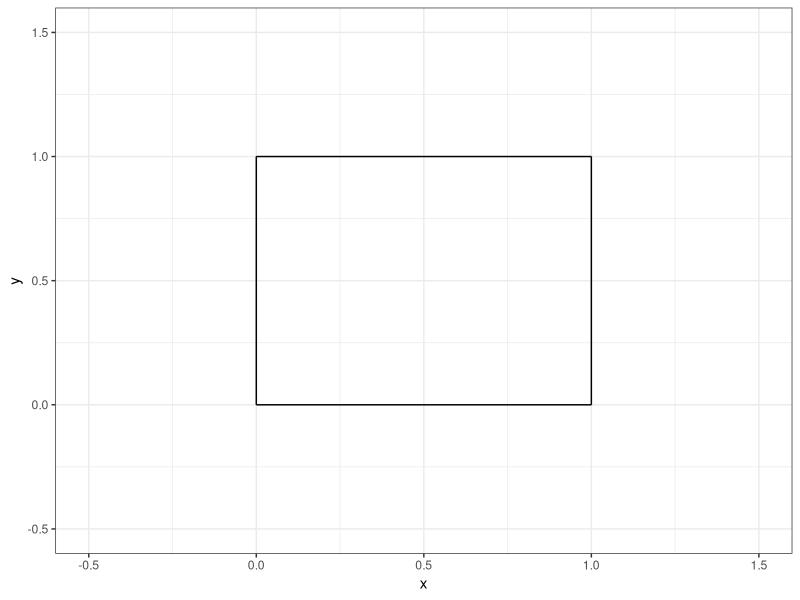
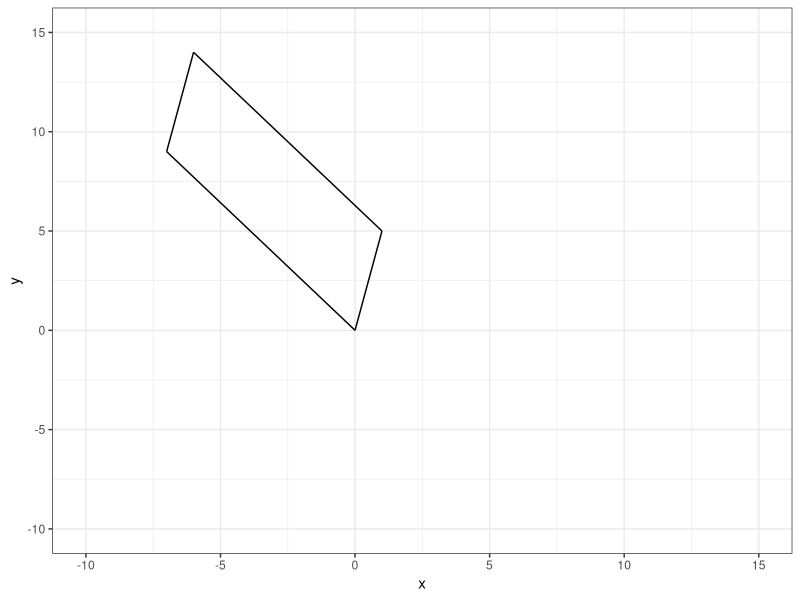

Write the R code that produced these figures, in order.
## ---- chunk 1
#| echo: false

default_chunk_hook  <- knitr::knit_hooks$get("chunk")

latex_font_size <- c("Huge", "huge", "LARGE", "Large", 
                     "large", "normalsize", "small", 
                     "footnotesize", "scriptsize", "tiny")

knitr::knit_hooks$set(chunk = function(x, options) {
  x <- default_chunk_hook(x, options)
  if(options$size %in% latex_font_size) {
    paste0("\n \\", options$size, "\n\n", 
      x, 
      "\n\n \\normalsize"
    )
  } else {
    x
  }
})

## ---- chunk 2
#| label: load-packages
#| include: false
library(tidyverse)
## ---- chunk 3
#| label: fig-unitsquare
#| fig-cap: "The unit square."
#| fig-width: 3
#| fig-height: 3
#| scale: "80%"
#| fig-align: "center"
#| size: "scriptsize"
ggplot() +
  geom_segment(aes(x = 0, xend = 0,
                   y=0, yend = 1))+
  geom_segment(aes(x = 0, xend = 1,
                   y=1, yend = 1))+
  geom_segment(aes(x = 1, xend = 1,
                   y=0, yend = 1))+
  geom_segment(aes(x = 0, xend = 1,
                   y=0, yend = 0)) +
  theme_bw() + 
  xlim(-0.5, 1.5)+
  ylim(-0.5, 1.5)+
  labs(x = "x", 
       y = "y")
## ---- chunk 4
#| size: "scriptsize"
#| code-fold: FALSE
(M = diag(2))
## ---- chunk 5
#| size: "scriptsize"
#| code-fold: FALSE
(A = matrix(c(1,-7,5,9),2,2,T))
## ---- chunk 6
#| size: "scriptsize"
#| code-fold: FALSE
(T = A %*% M)
## ---- chunk 7
#| size: "scriptsize"
#| code-fold: FALSE
(basis_vector_1 = T[,1])
(basis_vector_2 = T[,2])
## ---- chunk 8
#| size: "scriptsize"
#| code-fold: FALSE
(p_0 = c(0,0))
(p_1 = basis_vector_1)
(p_2 = basis_vector_1 + basis_vector_2)
(p_3 = basis_vector_2)
## ---- chunk 9
#| label: fig-unitsquare-T
#| fig-cap: "The T square."
#| fig-width: 3
#| fig-height: 3
#| scale: "80%"
#| fig-align: "center"
#| size: "scriptsize"
ggplot() +
  geom_segment(aes(x = p_0[1], xend = p_1[1],
                   y= p_0[2], yend = p_1[2]))+
  geom_segment(aes(x = p_1[1], xend = p_2[1],
                   y= p_1[2], yend = p_2[2]))+
  geom_segment(aes(x = p_2[1], xend = p_3[1],
                   y= p_2[2], yend = p_3[2]))+
  geom_segment(aes(x = p_3[1], xend = p_0[1],
                   y= p_3[2], yend = p_0[2])) +
  theme_bw() + 
  xlim(-10, 15)+
  ylim(-10, 15)+
  labs(x = "x", 
       y = "y")
## ---- chunk 10
(determinant_A = det(A))
